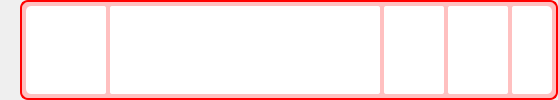
           <widget class="QFrame" name="frm_b1">
            <property name="sizePolicy">
             <sizepolicy hsizetype="Expanding" vsizetype="Expanding">
              <horstretch>0</horstretch>
              <verstretch>0</verstretch>
             </sizepolicy>
            </property>
            <property name="frameShape">
             <enum>QFrame::NoFrame</enum>
            </property>
            <property name="frameShadow">
             <enum>QFrame::Raised</enum>
            </property>
            <layout class="QHBoxLayout" name="horizontalLayout_15">
             <property name="spacing">
              <number>2</number>
             </property>
             <property name="leftMargin">
              <number>0</number>
             </property>
             <property name="topMargin">
              <number>0</number>
             </property>
             <property name="rightMargin">
              <number>0</number>
             </property>
             <property name="bottomMargin">
              <number>0</number>
             </property>
             <item>
              <widget class="QWidget" name="icon_b1" native="true">
               <property name="sizePolicy">
                <sizepolicy hsizetype="Fixed" vsizetype="Fixed">
                 <horstretch>0</horstretch>
                 <verstretch>0</verstretch>
                </sizepolicy>
               </property>
               <property name="minimumSize">
                <size>
                 <width>18</width>
                 <height>18</height>
                </size>
               </property>
              </widget>
             </item>
             <item>
              <widget class="QFrame" name="frm_b1_0">
               <property name="sizePolicy">
                <sizepolicy hsizetype="Expanding" vsizetype="Expanding">
                 <horstretch>0</horstretch>
                 <verstretch>0</verstretch>
                </sizepolicy>
               </property>
               <property name="styleSheet">
                <string notr="true">QFrame #frm_b1_0{
				background-color:rgb(255,192,192);
				border: 2px solid rgb(255,0,0);
				border-radius: 8px;
}</string>
               </property>
               <property name="frameShape">
                <enum>QFrame::NoFrame</enum>
               </property>
               <property name="frameShadow">
                <enum>QFrame::Plain</enum>
               </property>
               <layout class="QHBoxLayout" name="horizontalLayout_21">
                <property name="spacing">
                 <number>4</number>
                </property>
                <property name="leftMargin">
                 <number>4</number>
                </property>
                <property name="topMargin">
                 <number>4</number>
                </property>
                <property name="rightMargin">
                 <number>4</number>
                </property>
                <property name="bottomMargin">
                 <number>4</number>
                </property>
                <item>
                 <widget class="QLabel" name="lab_b1_id">
                  <property name="sizePolicy">
                   <sizepolicy hsizetype="Fixed" vsizetype="Expanding">
                    <horstretch>0</horstretch>
                    <verstretch>0</verstretch>
                   </sizepolicy>
                  </property>
                  <property name="minimumSize">
                   <size>
                    <width>80</width>
                    <height>0</height>
                   </size>
                  </property>
                  <property name="baseSize">
                   <size>
                    <width>100</width>
                    <height>0</height>
                   </size>
                  </property>
                  <property name="styleSheet">
                   <string notr="true">border: none;
border-top-left-radius: 5px;
border-bottom-left-radius: 5px;
border-top-right-radius: 2px;
border-bottom-right-radius: 2px;
background-color:white;
padding: 2px;
color: rgb(255,0,0);</string>
                  </property>
                  <property name="frameShape">
                   <enum>QFrame::NoFrame</enum>
                  </property>
                  <property name="text">
                   <string/>
                  </property>
                  <property name="alignment">
                   <set>Qt::AlignCenter</set>
                  </property>
                 </widget>
                </item>
                <item>
                 <widget class="QLabel" name="lab_b1_name">
                  <property name="sizePolicy">
                   <sizepolicy hsizetype="Expanding" vsizetype="Expanding">
                    <horstretch>0</horstretch>
                    <verstretch>0</verstretch>
                   </sizepolicy>
                  </property>
                  <property name="minimumSize">
                   <size>
                    <width>270</width>
                    <height>0</height>
                   </size>
                  </property>
                  <property name="baseSize">
                   <size>
                    <width>270</width>
                    <height>0</height>
                   </size>
                  </property>
                  <property name="styleSheet">
                   <string notr="true">border: none;
border-radius: 2px;
background-color:white;
padding: 2px;
color: rgb(255,0,0);</string>
                  </property>
                  <property name="frameShape">
                   <enum>QFrame::NoFrame</enum>
                  </property>
                  <property name="text">
                   <string/>
                  </property>
                  <property name="alignment">
                   <set>Qt::AlignCenter</set>
                  </property>
                 </widget>
                </item>
                <item>
                 <widget class="QLabel" name="lab_b1_z">
                  <property name="sizePolicy">
                   <sizepolicy hsizetype="Fixed" vsizetype="Expanding">
                    <horstretch>0</horstretch>
                    <verstretch>0</verstretch>
                   </sizepolicy>
                  </property>
                  <property name="minimumSize">
                   <size>
                    <width>60</width>
                    <height>0</height>
                   </size>
                  </property>
                  <property name="baseSize">
                   <size>
                    <width>50</width>
                    <height>0</height>
                   </size>
                  </property>
                  <property name="styleSheet">
                   <string notr="true">border: none;
border-radius: 2px;
background-color:white;
padding: 2px;
color: rgb(255,0,0);</string>
                  </property>
                  <property name="frameShape">
                   <enum>QFrame::NoFrame</enum>
                  </property>
                  <property name="text">
                   <string/>
                  </property>
                  <property name="alignment">
                   <set>Qt::AlignCenter</set>
                  </property>
                 </widget>
                </item>
                <item>
                 <widget class="QLabel" name="lab_b1_h">
                  <property name="sizePolicy">
                   <sizepolicy hsizetype="Fixed" vsizetype="Expanding">
                    <horstretch>0</horstretch>
                    <verstretch>0</verstretch>
                   </sizepolicy>
                  </property>
                  <property name="minimumSize">
                   <size>
                    <width>60</width>
                    <height>0</height>
                   </size>
                  </property>
                  <property name="baseSize">
                   <size>
                    <width>50</width>
                    <height>0</height>
                   </size>
                  </property>
                  <property name="styleSheet">
                   <string notr="true">border: none;
border-radius: 2px;
background-color:white;
padding: 2px;
color: rgb(255,0,0);</string>
                  </property>
                  <property name="frameShape">
                   <enum>QFrame::NoFrame</enum>
                  </property>
                  <property name="text">
                   <string/>
                  </property>
                  <property name="alignment">
                   <set>Qt::AlignCenter</set>
                  </property>
                 </widget>
                </item>
                <item>
                 <widget class="QLabel" name="lab_b1_r">
                  <property name="sizePolicy">
                   <sizepolicy hsizetype="Fixed" vsizetype="Expanding">
                    <horstretch>0</horstretch>
                    <verstretch>0</verstretch>
                   </sizepolicy>
                  </property>
                  <property name="minimumSize">
                   <size>
                    <width>40</width>
                    <height>0</height>
                   </size>
                  </property>
                  <property name="baseSize">
                   <size>
                    <width>50</width>
                    <height>0</height>
                   </size>
                  </property>
                  <property name="styleSheet">
                   <string notr="true">border: none;
border-top-left-radius: 2px;
border-bottom-left-radius: 2px;
border-top-right-radius: 5px;
border-bottom-right-radius: 5px;
background-color:white;
padding: 2px;
color: rgb(255,0,0);</string>
                  </property>
                  <property name="text">
                   <string/>
                  </property>
                  <property name="alignment">
                   <set>Qt::AlignCenter</set>
                  </property>
                 </widget>
                </item>
               </layout>
              </widget>
             </item>
            </layout>
           </widget>
